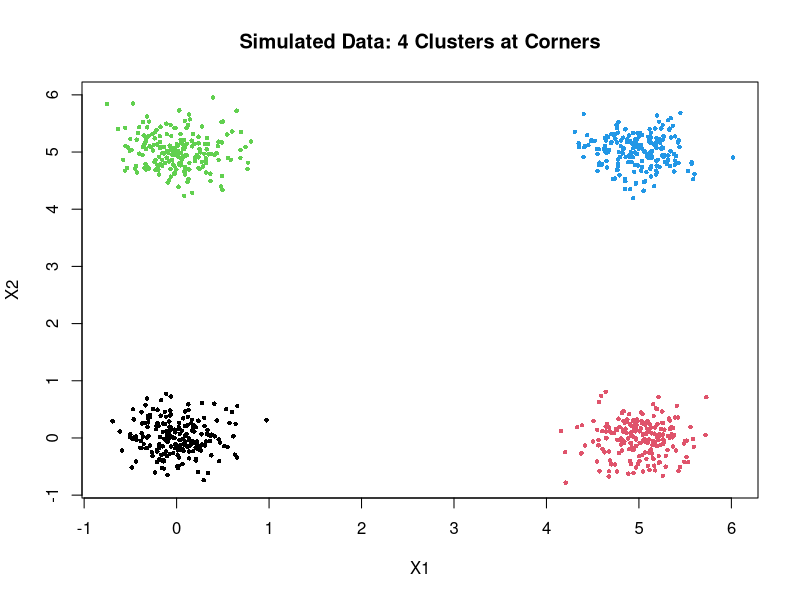

Write R code to recreate this figure.
## ---- chunk 1
permute_k_test <- function(data, K.max=10, B=100, alpha=0.05){
  n <- nrow(data)
  # Ensure data is scaled or appropriate for Euclidean distance
  # (I might scale outside before calling this if needed)
  optK <- 1
  prevW <- sum(scale(data, center=TRUE, scale=FALSE)^2)  # WCSS for K=1 (total SS)
  for(K in 2:K.max){
    # Compute real WCSS for K clusters
    kmK <- kmeans(data, centers=K, nstart=10)
    W_K <- kmK$tot.withinss
    # Using prevW for W(K-1) from last iteration (or I could recompute kmeans for K-1 if not stored)
    delta_real <- prevW - W_K
    
    # Permutation samples
    delta_perm <- numeric(B)
    for(b in 1:B){
      data_perm <- data
      # permute each column independently
      for(j in 1:ncol(data_perm)){
        data_perm[,j] <- sample(data_perm[,j])
      }
      # cluster permuted data
      kmK_perm <- kmeans(data_perm, centers=K, nstart=1, iter.max=50)
      kmKm1_perm <- kmeans(data_perm, centers=K-1, nstart=1, iter.max=50)
      W_K_perm <- kmK_perm$tot.withinss
      W_Km1_perm <- kmKm1_perm$tot.withinss
      delta_perm[b] <- W_Km1_perm - W_K_perm
    }
    # p-value: fraction of permuted deltas >= real delta
    p_val <- mean(delta_perm >= delta_real)
    cat("K =", K, ": WCSS =", W_K, ", prev WCSS =", prevW,
        ", Δ =", delta_real, ", p =", p_val, "\n")
    if(p_val < alpha){
      optK <- K
      prevW <- W_K  # update for next iteration
      # continue loop
    } else {
      # not significant improvement, stop
      break
    }
  }
  return(optK)
}

## ---- chunk 2
set.seed(123)
n <- 200  # number of points per cluster
sd <- 0.3

# Create each cluster with explicit X and Y components
cluster1 <- data.frame(
  X1 = rnorm(n, mean = 0, sd = sd),
  X2 = rnorm(n, mean = 0, sd = sd),
  label = 1
)
cluster2 <- data.frame(
  X1 = rnorm(n, mean = 5, sd = sd),
  X2 = rnorm(n, mean = 0, sd = sd),
  label = 2
)
cluster3 <- data.frame(
  X1 = rnorm(n, mean = 0, sd = sd),
  X2 = rnorm(n, mean = 5, sd = sd),
  label = 3
)
cluster4 <- data.frame(
  X1 = rnorm(n, mean = 5, sd = sd),
  X2 = rnorm(n, mean = 5, sd = sd),
  label = 4
)

# Combine all clusters
data.sim <- rbind(cluster1, cluster2, cluster3, cluster4)

# Plot with cluster labels
plot(
  data.sim$X1, data.sim$X2, col = data.sim$label,
  pch = 16, cex = 0.6,
  main = "Simulated Data: 4 Clusters at Corners",
  xlab = "X1", ylab = "X2"
)
#legend("topright", legend = paste("Cluster", 1:4), col = 1:4, pch = 16)

## ---- chunk 3
result <- permute_k_test(data.sim, K.max=8, B=50, alpha=0.01)
cat("Chosen K:", result, "\n")
## ---- chunk 4
set.seed(456)
data.unif <- matrix(runif(200*2, 0, 1), ncol=2)
res <- permute_k_test(as.data.frame(data.unif), K.max=5, B=50, alpha=0.05)
# likely res = 1 (no evidence for >1 clusters)
## ---- chunk 5
res_iris <- permute_k_test(as.data.frame(iris[, -5]), K.max=10, B=100, alpha=0.05)
